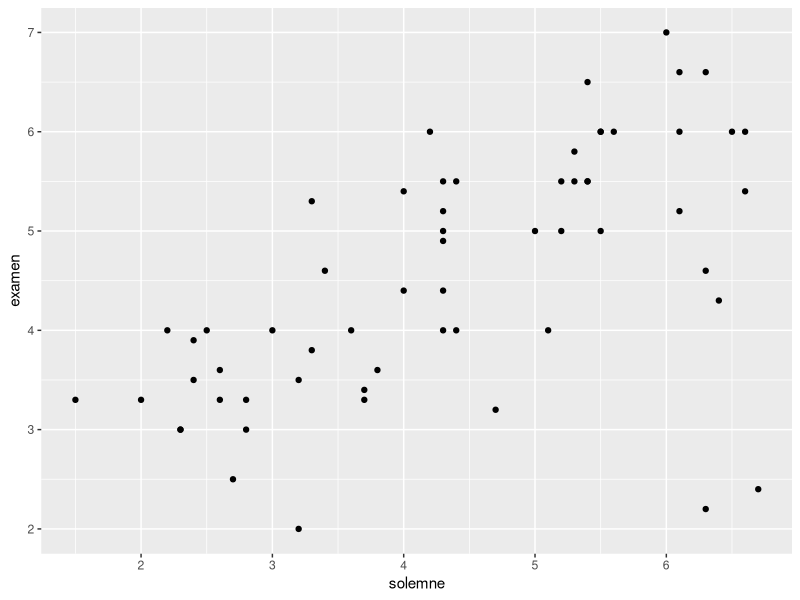
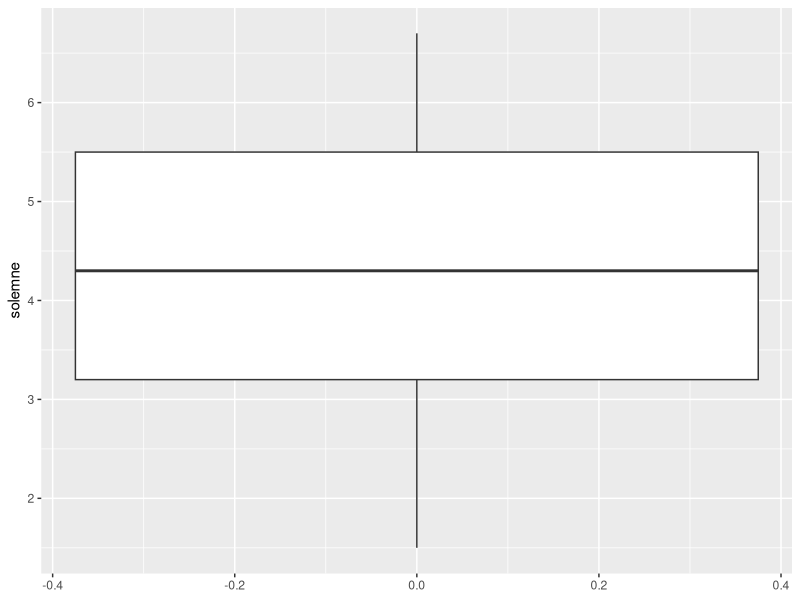
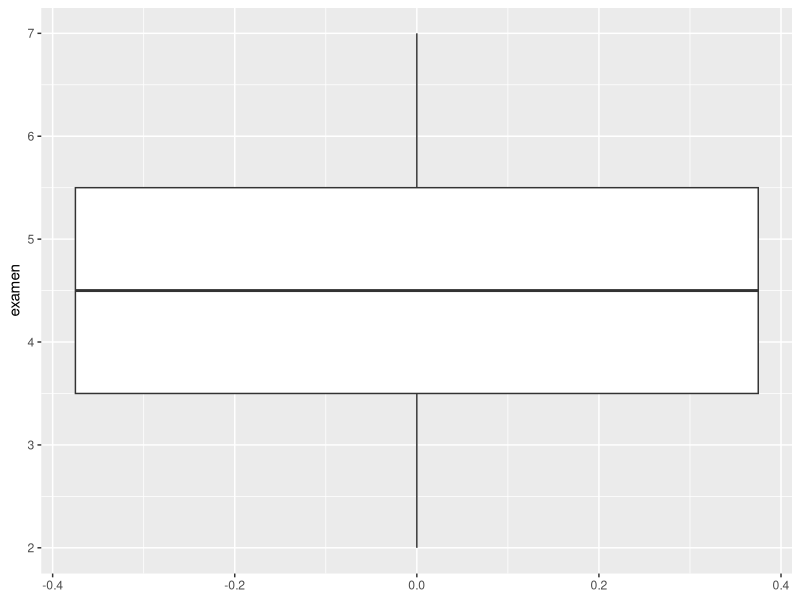

R code for these plots, in order:
library(readxl)
library(ggplot2)
library(dplyr)


# 1) Use la funcion read_excel para importar la base de datos "nombres60.xlsx" 
#    guarde el tibble resultante un objeto de nombre "notas"
notas <- read_excel( "nombres60.xlsx")


# 2) Cree un diagrama de dispersión, con las notas de la prueba
# solemne en el eje horizontal y las del examen en el eje vertical
# Puede usar los grafico de base o los de ggplot2 
ggplot(data=notas) +
geom_point(aes(x=solemne,y=examen))
# 3) Cree dos diagramas boxplot: uno para las notas de la solemne
# y otro para las notas del examen
# Puede usar los grafico de base o los de ggplot2 
ggplot(data=notas) + 
 geom_boxplot(aes(y=solemne))
ggplot(data=notas) +
 geom_boxplot(aes(y=examen))
# 4) Compute la media de las notas de la  prueba solemne y 
# la desviacion estándar de las notas de examen 
notas$solemne
notassolemne<-notas$solemne
mean(notas)
notas$examen
notasexamen<-notas$examen
sd(notasexamen)




# 5) Compute los quantiles 0.25 y 0.75 de las notas del examen
quantile(notasexamen, c(0.25,0.75))

# 6) Cree una nueva tibble que contenga unicamente las observaciones
# de las personas que obtuvieron un 4 o más en el examen
# azul en el examen opcion 1
tibble(filter(notas,examen>=4))

# 7) Compute la proporcion de gente que obtuvo un azul en el examen
# azul en el examen opcion 2
40/60


# 8) Compute la probabilidad de que en un grupo de 30 personas,
# 2 o más personas tengan el mismo cumpleaños 


# 9) Encuentre el número más pequeño de personas en donde la
# probabilidad de que dos o mas personas tengan el mismo cumpleaños
# sea mayor o igual a 1/3